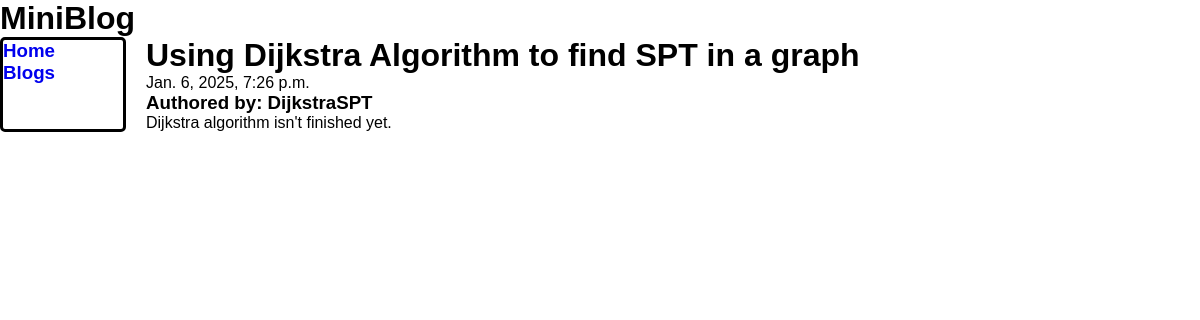
The page /blog/blogs/1/ on the database its author committed.
### blog/models.py (models this page shows, shortened)
class Blog(models.Model):
  title = models.CharField(max_length=100, help_text=_('Enter the title of the blog'))
  content = models.TextField(help_text=_('Enter the content of the blog'))
  date_posted = models.DateTimeField(auto_now_add=True, help_text=_('Enter the date the blog was posted'))
  blogger = models.ForeignKey('Blogger', related_name='blogs', help_text=_('Select the blogger that writes this post'), on_delete=models.DO_NOTHING) # from blogger we acces blogs using related_name
  class Meta:
    db_table = 'blog'

class Blogger(models.Model):
  username = models.CharField(max_length=100, help_text=_('Enter the username of the blogger'))
  email = models.EmailField(help_text=_('Enter the email of the blogger'))
  bio = models.TextField(help_text=_('Enter the bio of the blogger'))
  class Meta:
    db_table = 'blogger'

### blog/views.py (the view)
# urls.py: path('blogs/<int:pk>/', views.BlogDetailView.as_view(), name='blog-detail'),
class BlogDetailView(DetailView):
  model = Blog
  template_name = 'blogs/detail.html'
  context_object_name = 'blog'

### blog/templates/blogs/detail.html
{% extends "base_layout.html" %}
{% block content %}
<h1>{{blog.title}}</h1>
<date>{{blog.date_posted}}</date>
<h3>Authored by: {{blog.blogger.username}}</h3>
<p>{{blog.content}}</p>
{% endblock %}

### static/main.css (style rules this page uses)
* { font-family: sans-serif; margin: 0; padding: 0; }

### rows shown on the page
Blog: title "Using Dijkstra Algorithm to find SPT in a graph", date_posted "Jan. 6, 2025, 7:26 p.m.", blogger.username "DijkstraSPT", content "Dijkstra algorithm isn't finished yet."
